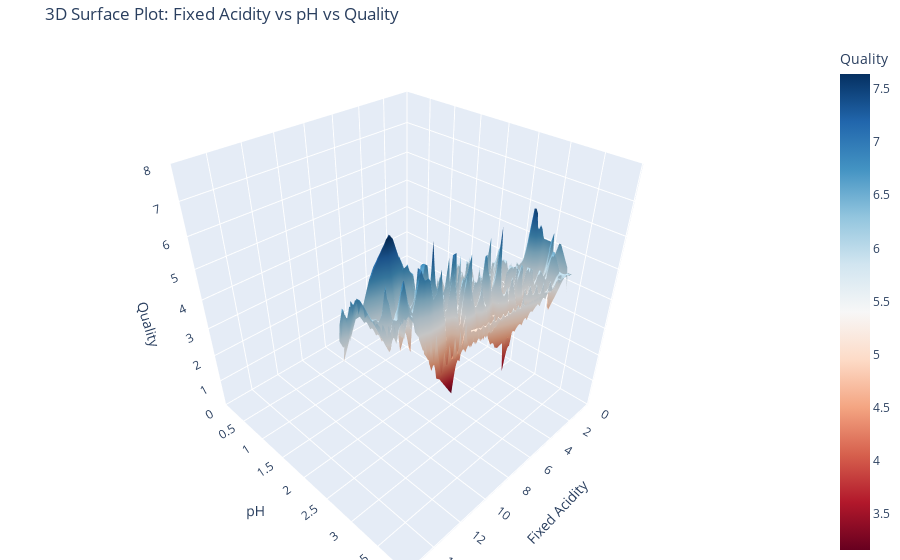

Write notebook code for a chart like this one.
### Markdown cell above
# Visualization 3: Fixed Acidity vs pH vs Quality 3D Surface Plot

**Purpose and Rationale**  
This plot visualizes fixed acidity vs pH vs wine quality on the x, y, and z axes respectively. This allows us to analyze how the fixed acidity and pH level of a wine relates to its perceived quality.

## Insights and Interpretations:
1. All wines have a pH level between 2.5 and 4
2. Nearly all wines exist between a quality level of 3 and 8.
3. There is the largest spread in quality at the pH level of 3.4
4. There is the largest spread in quality at the fixed acidity range from 10 to 14.
5. The highest quality positive spikes exist at/around 5 and 12 on the fixed acidity scale and between 2.8 and 3.5 on the pH scale

**Interpretation: In general, higher quality wines exist in a small pH range but can exist at multiple different, but specific, fixed acidity levels. This may imply that the flavour impact (and thus, perceived quality) of pH levels and fixed acidity levels can differ greatly.**

### Code cell
import pandas as pd
import numpy as np
import plotly.graph_objects as go
from scipy.interpolate import griddata
import plotly.io as pio

# Read the data
df = pd.read_csv('winequality-red.csv', sep=';')

# Prepare grid
x = df['fixed acidity']
y = df['pH']
z = df['quality']

xi = np.linspace(x.min(), x.max(), 50)
yi = np.linspace(y.min(), y.max(), 50)
xi, yi = np.meshgrid(xi, yi)
zi = griddata((x, y), z, (xi, yi), method='linear')

# Create 3D surface plot using Plotly
fig = go.Figure(data=[go.Surface(
    x=xi,
    y=yi,
    z=zi,
    colorscale='RdBu',
    colorbar=dict(title='Quality')
)])

# Set layout and axis labels, ensuring axes start at 0
fig.update_layout(
    title='3D Surface Plot: Fixed Acidity vs pH vs Quality',
    scene=dict(
        xaxis=dict(title='Fixed Acidity', range=[0, df['fixed acidity'].max()]),
        yaxis=dict(title='pH', range=[0, df['pH'].max()]),
        zaxis=dict(title='Quality', range=[0, df['quality'].max()])
    ),
    margin=dict(l=0, r=0, b=0, t=40)
)

# Show interactive plot
fig.show()

# Save the figure as a PNG image
pio.write_image(fig, 'Fisher_Bachman-Rhodes+surface.png', format='png', width=1000, height=600, scale=2)

### Figure 1 — Plotly figure (JSON) as saved in the notebook; plotly's stock layout.template omitted (floating-point values rounded to 4 significant figures; data arrays with more than 128 entries replaced by an {"elided": "..."} marker saying what was removed)
{"data": [{"colorbar": {"title": {"text": "Quality"}}, "colorscale": [[0, "rgb(103,0,31)"], [0.1, "rgb(178,24,43)"], [0.2, "rgb(214,96,77)"], [0.3, "rgb(244,165,130)"], [0.4, "rgb(253,219,199)"], [0.5, "rgb(247,247,247)"], [0.6, "rgb(209,229,240)"], [0.7, "rgb(146,197,222)"], [0.8, "rgb(67,147,195)"], [0.9, "rgb(33,102,172)"], [1, "rgb(5,48,97)"]], "type": "surface", "x": {"elided": "50x50 float values"}, "y": {"elided": "50x50 float values"}, "z": {"elided": "50x50 float values"}}], "layout": {"margin": {"b": 0, "l": 0, "r": 0, "t": 40}, "scene": {"xaxis": {"range": [0, 15.9], "title": {"text": "Fixed Acidity"}}, "yaxis": {"range": [0, 4.01], "title": {"text": "pH"}}, "zaxis": {"range": [0, 8], "title": {"text": "Quality"}}}, "title": {"text": "3D Surface Plot: Fixed Acidity vs pH vs Quality"}}}
